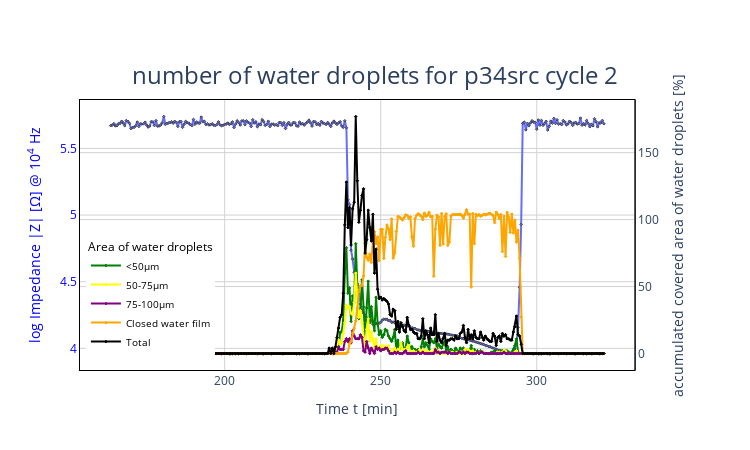

Notebook code for this chart:
### Code cell
from data_viz import plot_waterdp_num

fig = plot_waterdp_num(df, metatitle=" number of water droplets for p34src cycle 2")
fig.show()

### Figure 1 — Plotly figure (JSON) as saved in the notebook; plotly's stock layout.template omitted (floating-point values rounded to 4 significant figures; data arrays with more than 128 entries replaced by an {"elided": "..."} marker saying what was removed)
{"data": [{"marker": {"line": {"width": 1}, "size": 2, "symbol": "diamond"}, "mode": "lines+markers", "name": "log Impedance |Z|", "showlegend": false, "type": "scatter", "x": {"elided": "317 float values"}, "xaxis": "x", "y": {"elided": "317 float values"}, "yaxis": "y"}, {"marker": {"color": "green", "line": {"color": "green", "width": 1}, "size": 2, "symbol": "diamond"}, "mode": "lines+markers", "name": "<50µm", "type": "scatter", "x": {"elided": "317 float values"}, "xaxis": "x", "y": {"elided": "317 int values"}, "yaxis": "y2"}, {"marker": {"color": "yellow", "line": {"color": "yellow", "width": 1}, "size": 2, "symbol": "diamond"}, "mode": "lines+markers", "name": "50-75µm", "type": "scatter", "x": {"elided": "317 float values"}, "xaxis": "x", "y": {"elided": "317 int values"}, "yaxis": "y2"}, {"marker": {"color": "purple", "line": {"color": "purple", "width": 1}, "size": 2, "symbol": "diamond"}, "mode": "lines+markers", "name": "75-100µm", "type": "scatter", "x": {"elided": "317 float values"}, "xaxis": "x", "y": {"elided": "317 int values"}, "yaxis": "y2"}, {"marker": {"color": "orange", "line": {"color": "orange", "width": 1}, "size": 2, "symbol": "diamond"}, "mode": "lines+markers", "name": "Closed water film", "type": "scatter", "x": {"elided": "317 float values"}, "xaxis": "x", "y": {"elided": "317 float values"}, "yaxis": "y2"}, {"marker": {"color": "black", "line": {"color": "black", "width": 1}, "size": 2, "symbol": "diamond"}, "mode": "lines+markers", "name": "Total", "type": "scatter", "x": {"elided": "317 float values"}, "xaxis": "x", "y": {"elided": "317 int values"}, "yaxis": "y2"}], "layout": {"height": 450, "legend": {"font": {"color": "black", "size": 10}, "title": {"text": "Area of water droplets"}, "x": 0.01, "xanchor": "left", "y": 0.05, "yanchor": "bottom"}, "paper_bgcolor": "rgba(255,255,255,255)", "plot_bgcolor": "rgba(255,255,255,255)", "title": {"font": {"size": 24}, "text": " number of water droplets for p34src cycle 2", "x": 0.5, "xanchor": "center", "y": 0.85, "yanchor": "top"}, "width": 750, "xaxis": {"anchor": "y", "domain": [0, 0.94], "gridcolor": "lightgray", "linecolor": "black", "linewidth": 1, "mirror": true, "showline": true, "title": {"text": "Time t [min]"}, "zeroline": false}, "yaxis": {"anchor": "x", "domain": [0, 1], "dtick": 0.5, "gridcolor": "lightgray", "linecolor": "black", "linewidth": 1, "mirror": true, "showline": true, "tickfont": {"color": "blue"}, "title": {"font": {"color": "blue"}, "text": "log Impedance |Z| [Ω] @ 10<sup>4</sup> Hz"}}, "yaxis2": {"anchor": "x", "gridcolor": "lightgray", "linecolor": "black", "linewidth": 1, "mirror": true, "overlaying": "y", "showline": true, "side": "right", "title": {"text": "accumulated covered area of water droplets [%]"}}}}
